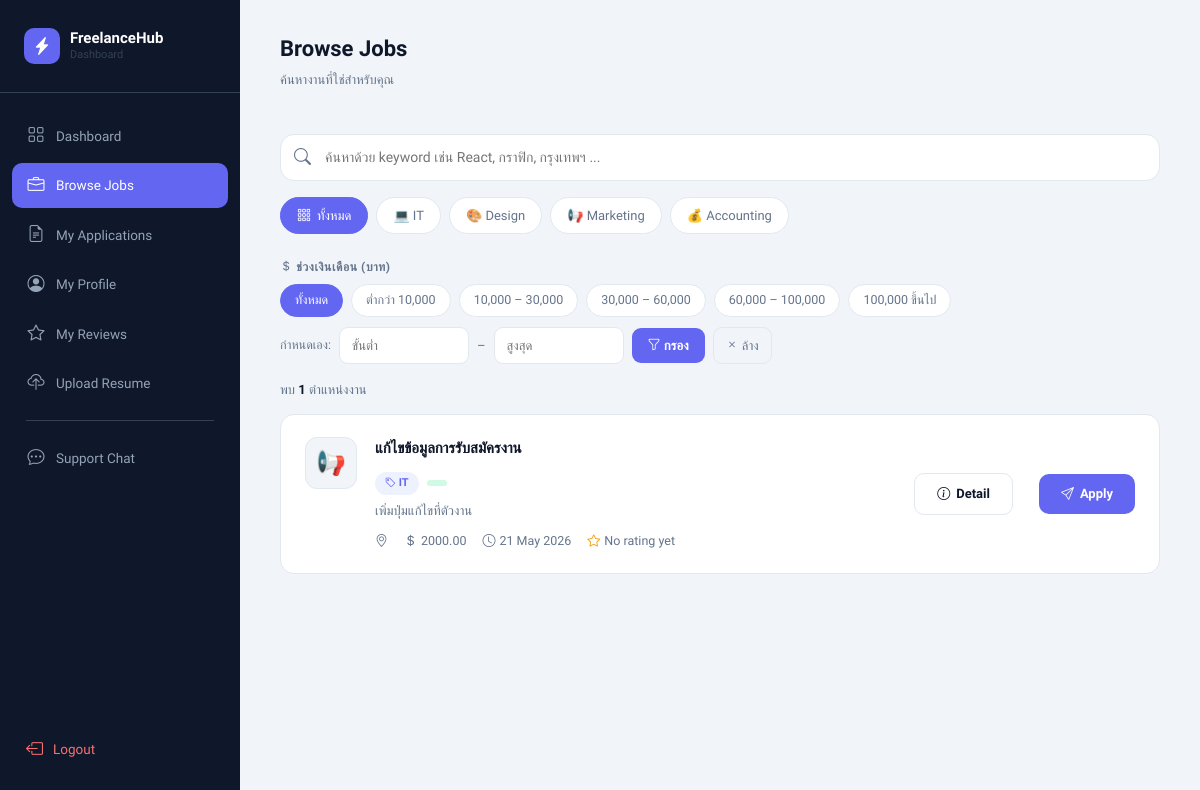
The page /browse_jobs.php (signed in) on the database its author committed.
### tables this page shows
CREATE TABLE `categories` (
  `category_id` int(11) NOT NULL,
  `name` varchar(100) DEFAULT NULL,
  `icon` varchar(10) DEFAULT '?',
  `description` text DEFAULT NULL,
  `created_at` timestamp NOT NULL DEFAULT current_timestamp()
);

CREATE TABLE `job` (
  `job_id` int(11) NOT NULL,
  `employer_id` int(11) NOT NULL,
  `title` varchar(255) NOT NULL,
  `description` text NOT NULL,
  `location` varchar(255) NOT NULL,
  `salary` decimal(10,2) DEFAULT 0.00,
  `latitude` double DEFAULT NULL,
  `longitude` double DEFAULT NULL,
  `deadline` datetime DEFAULT NULL,
  `status` enum('open','in_progress','completed','closed') DEFAULT 'open',
  `admin_status` enum('pending','approved','rejected') DEFAULT 'pending',
  `created_at` timestamp NOT NULL DEFAULT current_timestamp(),
  `category` varchar(100) DEFAULT NULL,
  `updated_at` timestamp NULL DEFAULT NULL
);

### browse_jobs.php (the view, shortened to what this page needs)
<?php
include "config.php";
$browse_cats = [];
$cat_check = mysqli_query($conn,"SHOW TABLES LIKE 'categories'");
if($cat_check && mysqli_num_rows($cat_check) > 0){
    $cat_res = mysqli_query($conn,"SELECT * FROM categories ORDER BY category_id ASC");
    while($c = mysqli_fetch_assoc($cat_res)) $browse_cats[] = $c;
}
mysqli_query($conn,"
    UPDATE job SET status='closed'
    WHERE deadline IS NOT NULL
    AND deadline != ''
    AND deadline < CURDATE()
    AND status NOT IN ('closed','completed')
");
$query = "
    SELECT *
    FROM job
    WHERE admin_status='approved'
    AND status!='closed'
    ORDER BY created_at DESC
";
$result = mysqli_query($conn, $query);
?>
<!DOCTYPE html>
<html lang="th">
<head>
<link href="https://cdn.jsdelivr.net/npm/bootstrap@5.3.0/dist/css/bootstrap.min.css" rel="stylesheet">
<link href="https://cdn.jsdelivr.net/npm/bootstrap-icons@1.11.0/font/bootstrap-icons.css" rel="stylesheet">
</head>
<body>
<aside class="sidebar">
  <div class="sidebar-brand">
    <a href="#" class="logo">
      <div class="logo-icon"><i class="bi bi-lightning-charge-fill"></i></div>
      <div>
        <div class="logo-text">FreelanceHub</div>
        <div class="logo-sub">Dashboard</div>
      </div>
    </a>
  </div>
  <nav class="sidebar-nav">
    <a href="freelancer_dashboard.php" class="nav-item">
      <i class="bi bi-grid"></i> Dashboard
    </a>
    <a href="browse_jobs.php" class="nav-item active">
      <i class="bi bi-briefcase"></i> Browse Jobs
    </a>
    <a href="my_applications.php" class="nav-item">
      <i class="bi bi-file-earmark-text"></i> My Applications
    </a>
    <a href="my_profile.php" class="nav-item">
      <i class="bi bi-person-circle"></i> My Profile
    </a>
    <a href="freelancer_reviews.php" class="nav-item">
      <i class="bi bi-star"></i> My Reviews
    </a>
    <a href="upload_resume.php" class="nav-item">
      <i class="bi bi-cloud-upload"></i> Upload Resume
    </a>
    <div class="nav-divider"></div>
    <a href="support_chat.php" class="nav-item">
      <i class="bi bi-chat-dots"></i> Support Chat
    </a>
  </nav>
  <div class="sidebar-footer">
    <a href="logout.php" class="nav-logout">
      <i class="bi bi-box-arrow-left"></i> Logout
    </a>
  </div>
</aside>
<main class="main">
  <div class="topbar">
    <div>
      <h2>Browse Jobs</h2>
      <p>ค้นหางานที่ใช่สำหรับคุณ</p>
    </div>
  </div>
  <div class="search-wrap">
    <input type="text" id="search-input"
           placeholder="ค้นหาด้วย keyword เช่น React, กราฟิก, กรุงเทพฯ ..."
           oninput="filterJobs()" />
  </div>
  <div class="category-bar" id="cat-bar">
    <button class="cat-pill active" data-cat="" onclick="setCategory(this)">
      <i class="bi bi-grid-3x3-gap"></i> ทั้งหมด
    </button>
    <?php foreach($browse_cats as $bc): ?>
    <button class="cat-pill" data-cat="<?php echo htmlspecialchars($bc['name']); ?>" onclick="setCategory(this)">
      <?php echo $bc['icon'].' '.htmlspecialchars($bc['name']); ?>
    </button>
    <?php endforeach; ?>
  </div>
  <div style="margin-bottom:16px;">
    <div style="font-size:12px;font-weight:600;color:var(--muted);text-transform:uppercase;letter-spacing:.05em;margin-bottom:8px;">
      <i class="bi bi-currency-dollar"></i> ช่วงเงินเดือน (บาท)
    </div>
    <div class="salary-pills">
      <button class="salary-pill active" data-min="0" data-max="0" onclick="setSalary(this)">ทั้งหมด</button>
      <button class="salary-pill" data-min="0" data-max="10000" onclick="setSalary(this)">ต่ำกว่า 10,000</button>
      <button class="salary-pill" data-min="10000" data-max="30000" onclick="setSalary(this)">10,000 – 30,000</button>
      <button class="salary-pill" data-min="30000" data-max="60000" onclick="setSalary(this)">30,000 – 60,000</button>
      <button class="salary-pill" data-min="60000" data-max="100000" onclick="setSalary(this)">60,000 – 100,000</button>
      <button class="salary-pill" data-min="100000" data-max="999999999" onclick="setSalary(this)">100,000 ขึ้นไป</button>
    </div>
    <div class="salary-custom">
      <label>กำหนดเอง:</label>
      <input type="number" id="sal-min" class="salary-input" placeholder="ขั้นต่ำ" min="0">
      <span class="salary-sep">–</span>
      <input type="number" id="sal-max" class="salary-input" placeholder="สูงสุด" min="0">
      <button class="btn-salary-apply" onclick="applyCustomSalary()">
        <i class="bi bi-funnel"></i> กรอง
      </button>
      <button class="btn-salary-clear" onclick="clearSalary()">
        <i class="bi bi-x"></i> ล้าง
      </button>
    </div>
  </div>
  <div class="results-bar">
    <span>พบ <span id="result-count">0</span> ตำแหน่งงาน</span>
  </div>
  <div id="job-list">
  <?php
  $icons = ['💼','🖥️','📐','📊','🚀','🎨','⚙️','📱','✍️','📢','🎓','💰'];
  while($row = mysqli_fetch_assoc($result)):
      $employer_id  = $row['employer_id'];
      $rating_query = mysqli_query($conn,"
          SELECT AVG(rating) AS avg_rating, COUNT(*) AS total_reviews
          FROM employer_review
          WHERE employer_id='$employer_id'
      ");
      $rating_data  = mysqli_fetch_assoc($rating_query);
      $avg_rating   = round($rating_data['avg_rating'], 1);
      $total_reviews= $rating_data['total_reviews'];
      $icon = $icons[crc32($row['title']) % count($icons)];
      $cat = isset($row['category']) ? htmlspecialchars($row['category']) : '';
      $stars = '';
      $salary_num = 0;
      if(!empty($row['salary'])){
          preg_match('/[\d,]+/', str_replace(',','',$row['salary']), $m);
          $salary_num = isset($m[0]) ? intval($m[0]) : 0;
      }
  ?>
  <div class="job-card"
       data-title="<?php echo strtolower(htmlspecialchars($row['title'])); ?>"
       data-location="<?php echo strtolower(htmlspecialchars($row['location'])); ?>"
       data-desc="<?php echo strtolower(htmlspecialchars(strip_tags($row['description']))); ?>"
       data-cat="<?php echo $cat; ?>"
       data-salary="<?php echo $salary_num; ?>">
    <div class="job-logo"><?php echo $icon; ?></div>
    <div class="job-body">
      <div class="job-top">
        <div>
          <div class="job-title"><?php echo htmlspecialchars($row['title']); ?></div>
          <?php if($cat): ?>
          <span class="tag tag-cat"><i class="bi bi-tag"></i> <?php echo $cat; ?></span>
          <?php endif; ?>
          <span class="tag tag-status"><?php echo htmlspecialchars($row['status']); ?></span>
        </div>
      </div>
      <p class="job-desc"><?php echo htmlspecialchars($row['description']); ?></p>
      <div class="job-meta">
        <span><i class="bi bi-geo-alt"></i><?php echo htmlspecialchars($row['location']); ?></span>
        <span><i class="bi bi-currency-dollar"></i><?php echo htmlspecialchars($row['salary']); ?></span>
        <?php if(!empty($row['created_at'])): ?>
        <span><i class="bi bi-clock"></i><?php echo date('d M Y', strtotime($row['created_at'])); ?></span>
        <?php endif; ?>
        <span>
          <?php if($avg_rating > 0): ?>
            <span class="stars"><?php echo $stars; ?></span>
            <?php echo $avg_rating; ?> (<?php echo $total_reviews; ?> reviews)
          <?php else: ?>
            <i class="bi bi-star" style="color:var(--yellow)"></i> No rating yet
          <?php endif; ?>
        </span>
      </div>
    </div>
    <a href="view_job.php?job_id=<?php echo (int)$row['job_id']; ?>" class="btn-detail">
      <i class="bi bi-info-circle"></i> Detail
    </a>
    <a href="apply_job.php?job_id=<?php echo (int)$row['job_id']; ?>" class="btn-apply">
      <i class="bi bi-send"></i> Apply
    </a>
  </div>
  <?php endwhile; ?>
  </div>
</main>
</body>
</html>

### rows shown on the page
categories: icon "💻", name "IT"
categories: icon "🎨", name "Design"
categories: icon "📢", name "Marketing"
categories: icon "💰", name "Accounting"
job: title "📢", title "แก้ไขข้อมูลการรับสมัครงาน", category "IT", description "เพิ่มปุ่มแก้ไขที่ตัวงาน", salary "2000.00", created_at "21 May 2026"
